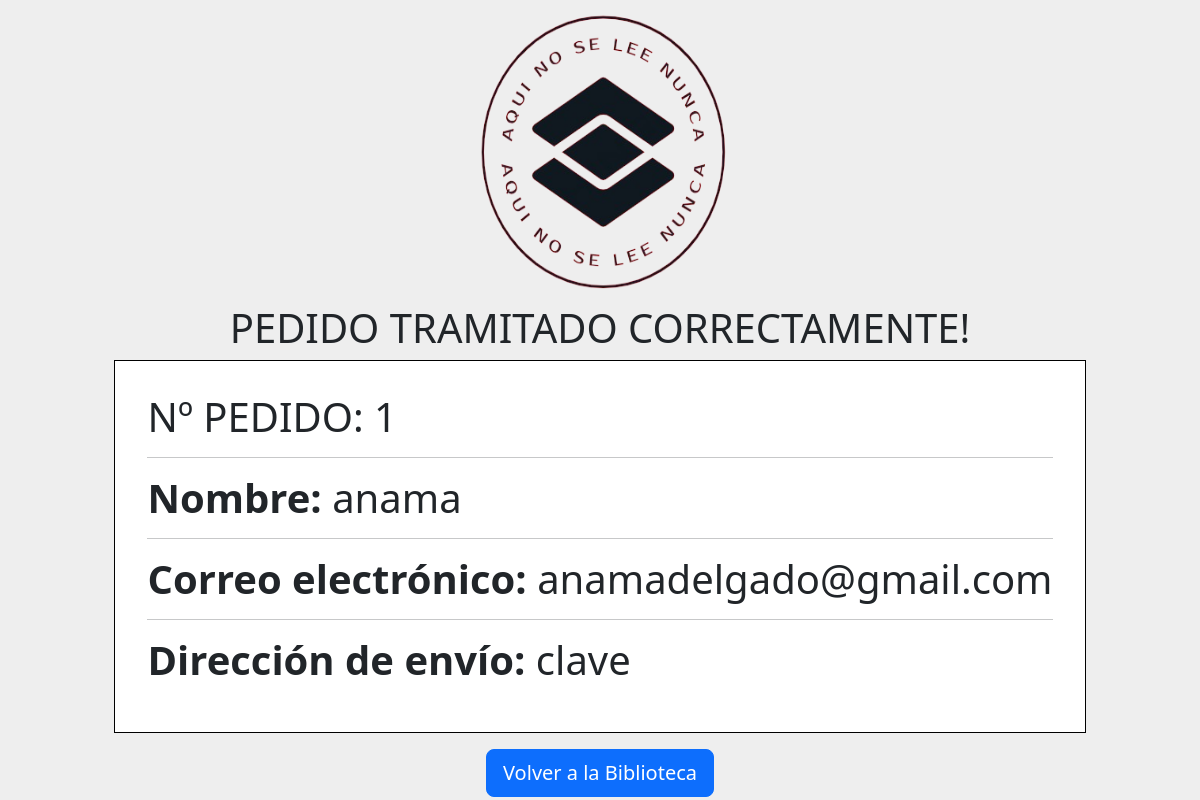
/Biblioteca/tramitarPedido.php (signed in), run on the app's committed database.
### tables this page shows
CREATE TABLE `usuario` (
  `nombreUsuario` varchar(100) NOT NULL,
  `correo` varchar(100) NOT NULL,
  `password` varchar(25) NOT NULL,
  `fechaReg` date NOT NULL,
  `direccion` varchar(200) DEFAULT NULL,
  `idUsuario` int(6) NOT NULL,
  `tipoUsuario` set('Usuario','Admin') DEFAULT NULL
);

### Biblioteca/tramitarPedido.php (the view, shortened to what this page needs)
<?php
include "conectarBBDD.php";
$idUsuario = $_SESSION['idUsuario'];
$tipoUsuario = $_SESSION['tipoUsuario'];
?>
<!DOCTYPE html>
<html lang="en">
<head>
    <link href="https://cdn.jsdelivr.net/npm/bootstrap@5.3.2/dist/css/bootstrap.min.css" rel="stylesheet"
 />
    <link href="css/registro.css" rel="stylesheet">
</head>
<body>
    <div class="contenedorPedido">
        <img src="imagenes/Captura_de_pantalla_2024-01-24_152316-removebg-preview.png" class="card-img-top"
            alt="logotipo" />
        <h1>PEDIDO TRAMITADO CORRECTAMENTE!</h1>
        <?php $consulta = mysqli_query($conn, "SELECT * FROM usuario where idUsuario = $idUsuario");
        if (mysqli_num_rows($consulta) > 0) {
            while ($resultado = mysqli_fetch_assoc($consulta)) {
                ?>
                <div class="pedido">
                    <h1 class="nombre"> Nº PEDIDO:
                        <hr>
                        <p class="descripcion">
                            <strong>Nombre:</strong>
                            <?php echo $resultado['nombreUsuario']; ?>
                        </p>
                        <hr>
                        <p class="descripcion">
                            <strong>Correo electrónico:</strong>
                            <?php echo $resultado['correo']; ?>
                        </p>
                        <hr>
                        <p class="descripcion">
                            <strong>Dirección de envío:</strong>
                            <?php echo $resultado['direccion']; ?>
                        </p>
                </div>
                <?php
            }
        }
        if ($tipoUsuario == "Usuario") {
            ?>
            <button onclick="window.location.href='indexSesionIniciadaUsuario.php'" class="btn btn-primary btn-lg">
                Volver a la Biblioteca</button>
            <?php
        } else {
            ?>
            <button onclick="window.location.href='indexSesionIniciadaAdmin.php'" class="btn btn-primary btn-lg">
                Volver a la Biblioteca</button>
            <?php
        }
        ?>
    </div>
</body>
</html>

### Biblioteca/css/registro.css (style rules this page uses)
body { margin: 0; padding: 0; }
img { width: 200px; height: 200px; }
.contenedorPedido { display: flex; justify-content: center; align-items: center; flex-direction: column; width: 100%; height: 100vh; background: #eee; }
.contenedorPedido img { height: 300px; width: 300px; }
.pedido { border: 1px solid black; padding: 2rem; background-color: #fff; margin-bottom: 1rem; }

### data on the page
usuario: nombreUsuario "anama", correo "anamadelgado@gmail.com", direccion "clave"
